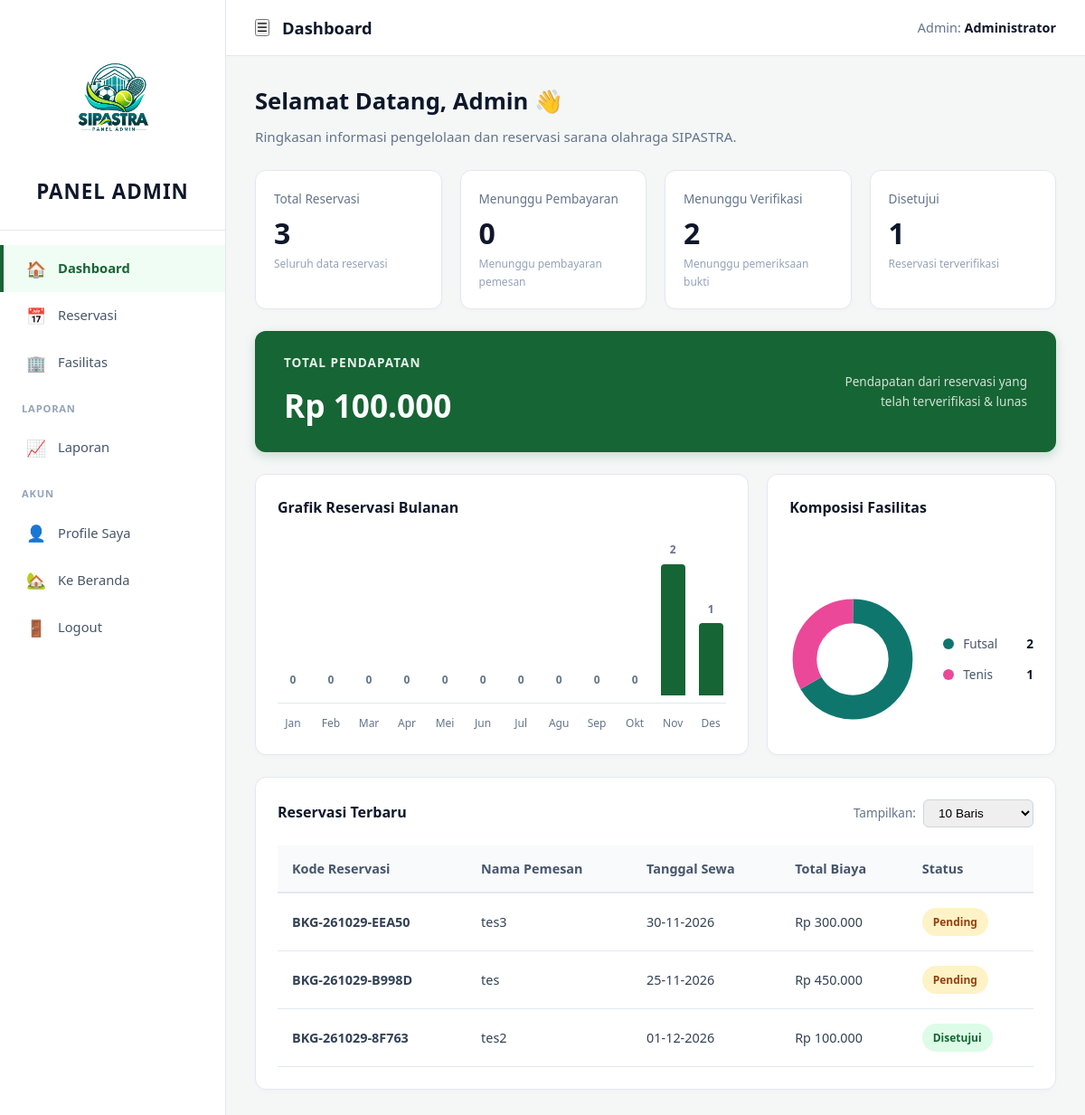
Screenshot of /pages/admin/dashboard.php (signed in) with the database file from the repository.
### tables this page shows
CREATE TABLE `booking` (
  `id` int(11) NOT NULL,
  `kode_booking` varchar(20) NOT NULL,
  `sarana_id` int(11) NOT NULL,
  `nama_penyewa` varchar(100) NOT NULL,
  `no_hp` varchar(20) NOT NULL,
  `email` varchar(100) DEFAULT NULL,
  `instansi` varchar(150) DEFAULT NULL,
  `tanggal` date NOT NULL,
  `jam_mulai` time NOT NULL,
  `jam_selesai` time NOT NULL,
  `durasi_jam` int(11) NOT NULL,
  `harga_per_jam` decimal(12,2) NOT NULL,
  `subtotal` decimal(12,2) NOT NULL,
  `diskon_id` int(11) DEFAULT NULL,
  `diskon_persen` decimal(5,2) DEFAULT 0.00,
  `total_bayar` decimal(12,2) NOT NULL,
  `metode_pembayaran` enum('qris','transfer') DEFAULT NULL,
  `status_pembayaran` enum('belum_bayar','menunggu_verifikasi','berhasil','gagal') DEFAULT 'belum_bayar',
  `bukti_transfer` varchar(255) DEFAULT NULL,
  `catatan_pembayaran` text DEFAULT NULL,
  `verified_payment_by` int(11) DEFAULT NULL,
  `verified_payment_at` datetime DEFAULT NULL,
  `status` enum('pending','terverifikasi','ditolak','selesai','batal') DEFAULT 'pending',
  `kode_gambar` varchar(255) DEFAULT NULL,
  `catatan_petugas` text DEFAULT NULL,
  `verified_by` int(11) DEFAULT NULL,
  `verified_at` datetime DEFAULT NULL,
  `created_at` timestamp NOT NULL DEFAULT current_timestamp()
);

### includes/functions.php (called while the page is built, shortened)
<?php
function e($str) { return htmlspecialchars($str ?? '', ENT_QUOTES, 'UTF-8'); }

### pages/admin/dashboard.php (the view, shortened to what this page needs)
<?php
require_once __DIR__ . '/../../includes/auth.php';
$totalReservasi   = $conn->query("SELECT COUNT(*) c FROM booking")->fetch_assoc()['c'];
$menungguBayar    = $conn->query("SELECT COUNT(*) c FROM booking WHERE status_pembayaran='menunggu_verifikasi'")->fetch_assoc()['c'];
$menungguVerif    = $conn->query("SELECT COUNT(*) c FROM booking WHERE status='pending'")->fetch_assoc()['c'];
$disetujui        = $conn->query("SELECT COUNT(*) c FROM booking WHERE status='terverifikasi' OR status='selesai'")->fetch_assoc()['c'];
$totalPendapatan  = $conn->query("SELECT COALESCE(SUM(total_bayar),0) s FROM booking WHERE status IN ('terverifikasi','selesai') AND status_pembayaran='berhasil'")->fetch_assoc()['s'];
$monthlyRaw = $conn->query("SELECT MONTH(tanggal) AS bulan, COUNT(*) AS total FROM booking WHERE YEAR(tanggal) = YEAR(CURDATE()) GROUP BY MONTH(tanggal)");
$monthly = array_fill(1, 12, 0);
while ($r = $monthlyRaw->fetch_assoc()) $monthly[(int)$r['bulan']] = (int)$r['total'];
$maxMonthly = max(1, max($monthly));
$bulanLabels = ['Jan','Feb','Mar','Apr','Mei','Jun','Jul','Agu','Sep','Okt','Nov','Des'];
$komposisi = [];
$kompRaw = $conn->query("SELECT s.jenis, COUNT(*) AS total FROM booking b JOIN sarana s ON s.id = b.sarana_id GROUP BY s.jenis ORDER BY total DESC");
while ($r = $kompRaw->fetch_assoc()) $komposisi[] = $r;
$totalKomp = array_sum(array_column($komposisi, 'total'));
$palette = ['#0f766e', '#ec4899', '#3b82f6', '#f59e0b'];
$donutSegments = [];
if ($totalKomp > 0) {
    foreach ($komposisi as $i => $k) {
        $pct = ($k['total'] / $totalKomp) * 100;
        $donutSegments[] = ['nama' => $k['jenis'], 'total' => $k['total'], 'pct' => $pct, 'warna' => $palette[$i % count($palette)]];
    }
}
$limit = isset($_GET['limit']) ? (int)$_GET['limit'] : 10;
$recentBookings = $conn->query("SELECT b.kode_booking, b.nama_penyewa, b.tanggal, b.total_bayar, b.status FROM booking b ORDER BY b.created_at DESC LIMIT $limit");
?>
<div class="welcome">
  <h1>Selamat Datang, Admin 👋</h1>
  <p>Ringkasan informasi pengelolaan dan reservasi sarana olahraga SIPASTRA.</p>
</div>
<div class="stat-grid">
  <div class="stat-card">
    <div class="label">Total Reservasi</div>
    <div class="value"><?= $totalReservasi ?></div>
    <div class="desc">Seluruh data reservasi</div>
  </div>
  <div class="stat-card">
    <div class="label">Menunggu Pembayaran</div>
    <div class="value"><?= $menungguBayar ?></div>
    <div class="desc">Menunggu pembayaran pemesan</div>
  </div>
  <div class="stat-card">
    <div class="label">Menunggu Verifikasi</div>
    <div class="value"><?= $menungguVerif ?></div>
    <div class="desc">Menunggu pemeriksaan bukti</div>
  </div>
  <div class="stat-card">
    <div class="label">Disetujui</div>
    <div class="value"><?= $disetujui ?></div>
    <div class="desc">Reservasi terverifikasi</div>
  </div>
</div>
<div class="income-card">
  <div>
    <div class="label">TOTAL PENDAPATAN</div>
    <div class="value">Rp <?= number_format($totalPendapatan,0,',','.') ?></div>
  </div>
  <div class="sub">
    Pendapatan dari reservasi yang<br>telah terverifikasi & lunas
  </div>
</div>
<div class="chart-grid">
  <div class="chart-card">
    <h3>Grafik Reservasi Bulanan</h3>
    <div class="bar-chart">
      <?php foreach ($monthly as $bulan => $jumlah):
        $height = $jumlah > 0 ? max(8, ($jumlah / $maxMonthly) * 160) : 2;
      ?>
        <div class="bar-col">
          <div class="bar-val"><?= $jumlah ?></div>
          <div class="bar-fill <?= $jumlah==0?'zero':'' ?>" style="height: <?= $height ?>px;"></div>
        </div>
      <?php endforeach; ?>
    </div>
    <div class="bar-labels">
      <?php foreach ($bulanLabels as $b): ?><span><?= $b ?></span><?php endforeach; ?>
    </div>
  </div>
  <div class="chart-card">
    <h3>Komposisi Fasilitas</h3>
    <?php if ($totalKomp === 0): ?>
      <div style="text-align:center; padding:40px; color:#94a3b8;">Belum ada data</div>
    <?php else: ?>
      <div class="donut-wrap">
        <svg class="donut-svg" viewBox="0 0 42 42">
          <circle cx="21" cy="21" r="15.915" fill="transparent" stroke="#f1f5f9" stroke-width="8"></circle>
          <?php $cumOffset = 25;
          foreach ($donutSegments as $seg):
            $dashLen = $seg['pct'];
            $gapLen  = 100 - $dashLen; ?>
            <circle cx="21" cy="21" r="15.915" fill="transparent"
                    stroke="<?= $seg['warna'] ?>" stroke-width="8"
                    stroke-dasharray="<?= $dashLen ?> <?= $gapLen ?>"
                    stroke-dashoffset="<?= $cumOffset ?>"></circle>
          <?php $cumOffset -= $dashLen; endforeach; ?>
        </svg>
        <div class="donut-legend">
          <?php foreach ($donutSegments as $seg): ?>
            <div class="legend-item">
              <span class="dot" style="background:<?= $seg['warna'] ?>"></span>
              <span class="legend-name"><?= e($seg['nama']) ?></span>
              <span class="legend-val"><?= $seg['total'] ?></span>
            </div>
          <?php endforeach; ?>
        </div>
      </div>
    <?php endif; ?>
  </div>
</div>
<div class="chart-card" style="margin-bottom:30px;">
  <div style="display:flex; justify-content:space-between; align-items:center; margin-bottom:20px;">
    <h3 style="margin:0;">Reservasi Terbaru</h3>
    <form method="GET" style="margin:0; display:flex; align-items:center; gap:8px;">
      <label style="font-size:.85rem; color:#64748b; white-space:nowrap;">Tampilkan:</label>
      <select name="limit" class="form-control" style="width:auto; padding:6px 30px 6px 12px; font-size:.85rem; border-radius:6px; border:1px solid #cbd5e1;" onchange="this.form.submit()">
        <option value="10" <?= $limit==10?'selected':'' ?>>10 Baris</option>
      </select>
    </form>
  </div>
  <div class="table-responsive">
    <table class="table-custom">
      <thead>
        <tr>
          <th>Kode Reservasi</th>
          <th>Nama Pemesan</th>
          <th>Tanggal Sewa</th>
          <th>Total Biaya</th>
          <th>Status</th>
        </tr>
      </thead>
      <tbody>
        <?php while ($b = $recentBookings->fetch_assoc()):
          $statusLabel = 'Disetujui';
          $badgeStyle = '';
          if ($b['status'] == 'pending') { $statusLabel = 'Pending'; $badgeStyle = 'background:#fef3c7; color:#92400e;'; }
          elseif ($b['status'] == 'ditolak') { $statusLabel = 'Ditolak'; $badgeStyle = 'background:#fee2e2; color:#991b1b;'; }
          elseif ($b['status'] == 'batal') { $statusLabel = 'Batal'; $badgeStyle = 'background:#f1f5f9; color:#64748b;'; }
        ?>
          <tr>
            <td><strong><?= e($b['kode_booking']) ?></strong></td>
            <td><?= e($b['nama_penyewa']) ?></td>
            <td><?= date('d-m-Y', strtotime($b['tanggal'])) ?></td>
            <td>Rp <?= number_format($b['total_bayar'],0,',','.') ?></td>
            <td>
              <span class="badge-status" style="<?= $badgeStyle ?>">
                <?= $statusLabel ?>
              </span>
            </td>
          </tr>
        <?php endwhile; ?>
      </tbody>
    </table>
  </div>
</div>
<?php
require_once __DIR__ . '/../../includes/dashboard_layout.php';

### assets/css/style.css (style rules this page uses)
:root { --primary:#166534; --primary-dark:#14532d; --accent:#facc15; --bg:#f8fafc; --card:#ffffff; --text:#0f172a; --muted:#64748b; --border:#e2e8f0; --danger:#dc2626; --success:#16a34a; --warning:#f59e0b; }
* { box-sizing:border-box;margin:0;padding:0; }
body { font-family:'Segoe UI',system-ui,sans-serif;background:var(--bg);color:var(--text);line-height:1.6; }
.form-control { width:100%;padding:10px 14px;border:1px solid var(--border);border-radius:8px;font-size:.95rem;transition:.2s; }

### assets/css/dashboard.css (style rules this page uses)
* { box-sizing: border-box; }
.dash-body { display: flex; min-height: 100vh; background: #f4f7f6; margin: 0; font-family: 'Segoe UI', system-ui, -apple-system, sans-serif; }
.welcome { margin-bottom: 24px; }
.welcome h1 { font-size: 1.6rem; color: #0f172a; margin: 0 0 6px 0; font-weight: 700; }
.welcome p { color: #64748b; font-size: .95rem; margin: 0; }
.stat-grid { display: grid; grid-template-columns: repeat(auto-fit, minmax(200px, 1fr)); gap: 20px; margin-bottom: 24px; }
.stat-card { background: #fff; border: 1px solid #e2e8f0; border-radius: 12px; padding: 20px; box-shadow: 0 2px 4px rgba(0,0,0,.02); }
.stat-card .label { font-size: .85rem; color: #64748b; font-weight: 500; margin-bottom: 12px; }
.stat-card .value { font-size: 2rem; font-weight: 700; color: #0f172a; line-height: 1; margin-bottom: 8px; }
.stat-card .desc { font-size: .75rem; color: #94a3b8; }
.income-card { background: #166534; color: #ffffff; border-radius: 12px; padding: 24px 32px; margin-bottom: 24px; display: flex; justify-content: space-between; align-items: center; box-shadow: 0 4px 12px rgba(22,101,52,.2); }
.income-card .label { font-size: .85rem; font-weight: 600; letter-spacing: 1px; text-transform: uppercase; opacity: 0.9; }
.income-card .value { font-size: 2.2rem; font-weight: 800; margin-top: 8px; }
.income-card .sub { font-size: .85rem; opacity: 0.8; text-align: right; }
.chart-grid { display: grid; grid-template-columns: 2fr 1fr; gap: 20px; margin-bottom: 24px; }
.chart-card { background: #fff; border: 1px solid #e2e8f0; border-radius: 12px; padding: 24px; box-shadow: 0 2px 4px rgba(0,0,0,.02); }
.chart-card h3 { font-size: 1rem; color: #0f172a; margin: 0 0 24px 0; font-weight: 700; }
.bar-chart { display: flex; align-items: flex-end; justify-content: space-between; height: 180px; gap: 8px; border-bottom: 1px solid #e2e8f0; padding-bottom: 8px; }
.bar-col { flex: 1; display: flex; flex-direction: column; align-items: center; justify-content: flex-end; height: 100%; }
.bar-col .bar-val { font-size: .75rem; font-weight: 600; color: #64748b; margin-bottom: 6px; }
.bar-col .bar-fill { width: 80%; background: #166534; border-radius: 4px 4px 0 0; min-height: 2px; transition: .3s; }
.bar-col .bar-fill.zero { background: transparent; }
.bar-labels { display: flex; justify-content: space-between; margin-top: 12px; gap: 8px; }
.bar-labels span { flex: 1; text-align: center; font-size: .75rem; color: #64748b; }
.donut-wrap { display: flex; align-items: center; justify-content: center; gap: 30px; height: 100%; }
.donut-svg { width: 140px; height: 140px; }
.donut-legend { display: flex; flex-direction: column; gap: 12px; }
.legend-item { display: flex; align-items: center; gap: 10px; font-size: .85rem; }
.legend-item .dot { width: 12px; height: 12px; border-radius: 50%; }
.legend-item .legend-name { color: #475569; min-width: 60px; }
.legend-item .legend-val { font-weight: 700; color: #0f172a; }
.table-responsive { width: 100%; overflow-x: auto; }
.table-custom { width: 100%; border-collapse: collapse; font-size: .9rem; text-align: left; }
.table-custom th { padding: 14px 16px; background: #f8fafc; color: #475569; font-weight: 600; border-bottom: 2px solid #e2e8f0; white-space: nowrap; }
.table-custom td { padding: 16px; border-bottom: 1px solid #e2e8f0; color: #334155; vertical-align: middle; }
.badge-status { display: inline-block; padding: 6px 12px; border-radius: 20px; font-size: .75rem; font-weight: 600; background: #dcfce7; color: #166534; }

### rows the page displays
booking: kode_booking "BKG-261029-EEA50", nama_penyewa "tes3", tanggal "30-11-2026", total_bayar "300.000", status "Pending"
booking: kode_booking "BKG-261029-B998D", nama_penyewa "tes", tanggal "25-11-2026", total_bayar "450.000", status "Pending"
booking: kode_booking "BKG-261029-8F763", nama_penyewa "tes2", tanggal "01-12-2026", total_bayar "100.000", statusLabel "Disetujui"

### other values shown
$icon "🏠 📅 🏢 📈 👤 🏡 🚪"
$label "Dashboard Reservasi Fasilitas Laporan Profile Saya Ke Beranda Logout"
$title "Dashboard"
$nama "Administrator"
$totalReservasi "3"
$menungguBayar "0"
$menungguVerif "2"
$disetujui "1"
$totalPendapatan "100.000"
$jumlah "0"
$jumlah "2"
$jumlah "1"
$b "Jan"
$b "Feb"
$b "Mar"
